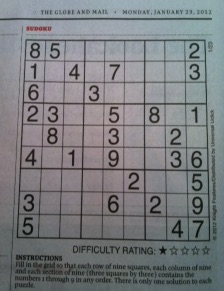
#> input picture AI_Source/AI_01/6_1_OpenCV/images/sudoku.jpg, 224 x 291 px
$ python OpenCV_canny.py
#> lines starting #> are read from the running program, lines starting #| are printed output that depends on the picture
### AI_Source/AI_01/6_1_OpenCV/OpenCV_show_func.py
import cv2
import matplotlib.pyplot as plt

def img_show(title='image', img=None, figsize=(8, 5)):
  plt.figure(figsize=figsize)

  if type(img) == list:
    if type(title) == list:
      titles = title
    else:
      titles = []

      for i in range(len(img)):
        titles.append(title)

    for i in range(len(img)):
      # 흑백을 RGB로, BGR을 RGB로 변경하는 작업
      if len(img[i].shape) <= 2:
        rgbImg = cv2.cvtColor(img[i], cv2.COLOR_GRAY2RGB)
      else:
        rgbImg = cv2.cvtColor(img[i], cv2.COLOR_BGR2RGB)

      # plt.subplot(
      #   1,
      #   len(img),
      #   i + 1,
      # )

      plt.subplot(
        1,
        len(img),
        i + 1
      )

      plt.imshow(rgbImg)
      plt.title(title[i])
      plt.xticks([])
      plt.yticks([])

    plt.show()

  else:
    # 흑백을 RGB로, BGR을 RGB로 변경하는 작업
    if len(img.shape) < 3:
      rgbImg = cv2.cvtColor(img, cv2.COLOR_GRAY2RGB)
    else:
      rgbImg = cv2.cvtColor(img, cv2.COLOR_BGR2RGB)

    plt.imshow(rgbImg)
    plt.title(title)
    plt.xticks([])
    plt.yticks([])
    plt.show()

### AI_Source/AI_01/6_1_OpenCV/OpenCV_canny.py
from OpenCV_show_func import img_show
import cv2

img = cv2.imread('./images/sudoku.jpg')
#> img is the input picture: shape (291, 224, 3); mean B, G, R 127.4, 124.5, 122.2

edge_canny = cv2.Canny(img, 100, 200)
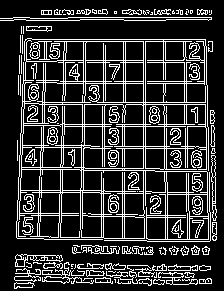
#> edge_canny: shape (291, 224); 19.4% white in thin lines or dots
edge_laplacian = cv2.Laplacian(img, -1)
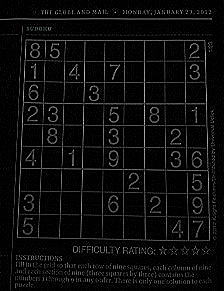
#> edge_laplacian: shape (291, 224, 3); mean B, G, R 12.6, 12.5, 12.6
sobelx = cv2.Sobel(img, -1, 1, 0, ksize=3)
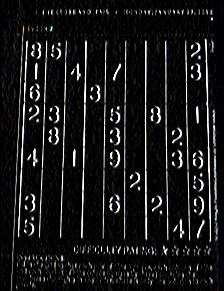
#> sobelx: shape (291, 224, 3); mean B, G, R 23.8, 23.6, 23.3
sobely = cv2.Sobel(img, -1, 0, 1, ksize=3)
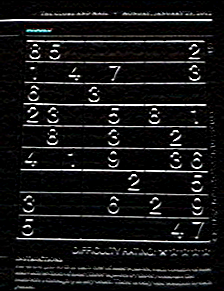
#> sobely: shape (291, 224, 3); mean B, G, R 24, 23.8, 23.8

img_show(
  ['img', 'Edge (Canny)', 'Edge (Laplacian)', 'Sobel (x + y)'],
  [img, edge_canny, edge_laplacian, sobelx + sobely]
)
#> the loop in img_show, `for i in range(len(img)):` made 4 passes
#> in img_show, `plt.show()`:
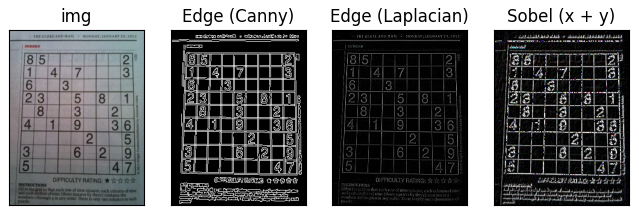
#> figure drawn by matplotlib, 4 panels

cv2.waitKey(0)
cv2.destroyAllWindows()
